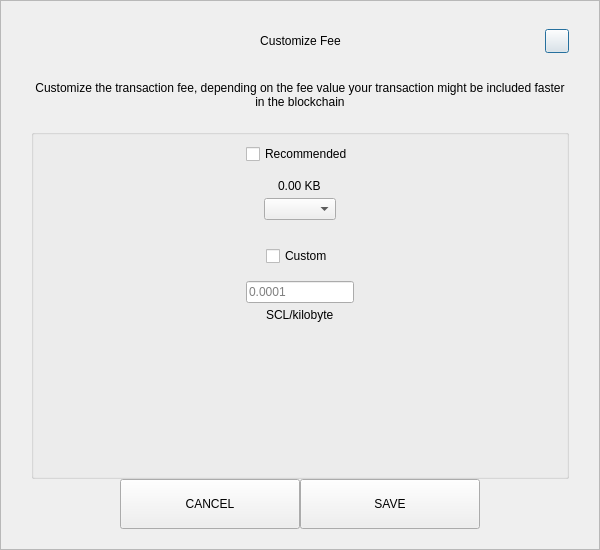
<?xml version="1.0" encoding="UTF-8"?>
<ui version="4.0">
 <class>SendCustomFeeDialog</class>
 <widget class="QDialog" name="SendCustomFeeDialog">
  <property name="geometry">
   <rect>
    <x>0</x>
    <y>0</y>
    <width>600</width>
    <height>550</height>
   </rect>
  </property>
  <property name="windowTitle">
   <string>Form</string>
  </property>
  <layout class="QVBoxLayout" name="verticalLayout_3">
   <property name="spacing">
    <number>0</number>
   </property>
   <property name="leftMargin">
    <number>0</number>
   </property>
   <property name="topMargin">
    <number>0</number>
   </property>
   <property name="rightMargin">
    <number>0</number>
   </property>
   <property name="bottomMargin">
    <number>0</number>
   </property>
   <item>
    <widget class="QFrame" name="frame">
     <property name="styleSheet">
      <string notr="true"/>
     </property>
     <property name="frameShape">
      <enum>QFrame::StyledPanel</enum>
     </property>
     <property name="frameShadow">
      <enum>QFrame::Raised</enum>
     </property>
     <layout class="QVBoxLayout" name="verticalLayout_2">
      <property name="spacing">
       <number>0</number>
      </property>
      <property name="leftMargin">
       <number>30</number>
      </property>
      <property name="topMargin">
       <number>20</number>
      </property>
      <property name="rightMargin">
       <number>30</number>
      </property>
      <property name="bottomMargin">
       <number>20</number>
      </property>
      <item>
       <layout class="QHBoxLayout" name="horizontalLayout_3">
        <property name="spacing">
         <number>0</number>
        </property>
        <item>
         <spacer name="horizontalSpacer_21">
          <property name="orientation">
           <enum>Qt::Horizontal</enum>
          </property>
          <property name="sizeHint" stdset="0">
           <size>
            <width>40</width>
            <height>20</height>
           </size>
          </property>
         </spacer>
        </item>
        <item>
         <widget class="QLabel" name="labelTitle">
          <property name="minimumSize">
           <size>
            <width>0</width>
            <height>40</height>
           </size>
          </property>
          <property name="maximumSize">
           <size>
            <width>16777215</width>
            <height>40</height>
           </size>
          </property>
          <property name="styleSheet">
           <string notr="true">padding-left:24px;</string>
          </property>
          <property name="text">
           <string>Customize Fee</string>
          </property>
          <property name="alignment">
           <set>Qt::AlignCenter</set>
          </property>
          <property name="margin">
           <number>7</number>
          </property>
         </widget>
        </item>
        <item>
         <spacer name="horizontalSpacer">
          <property name="orientation">
           <enum>Qt::Horizontal</enum>
          </property>
          <property name="sizeHint" stdset="0">
           <size>
            <width>40</width>
            <height>20</height>
           </size>
          </property>
         </spacer>
        </item>
        <item>
         <widget class="QPushButton" name="btnEsc">
          <property name="minimumSize">
           <size>
            <width>24</width>
            <height>24</height>
           </size>
          </property>
          <property name="maximumSize">
           <size>
            <width>24</width>
            <height>24</height>
           </size>
          </property>
          <property name="text">
           <string/>
          </property>
         </widget>
        </item>
       </layout>
      </item>
      <item>
       <spacer name="verticalSpacer_2">
        <property name="orientation">
         <enum>Qt::Vertical</enum>
        </property>
        <property name="sizeType">
         <enum>QSizePolicy::Fixed</enum>
        </property>
        <property name="sizeHint" stdset="0">
         <size>
          <width>20</width>
          <height>20</height>
         </size>
        </property>
       </spacer>
      </item>
      <item>
       <widget class="QLabel" name="labelMessage">
        <property name="text">
         <string>Customize the transaction fee, depending on the fee value your transaction might be included faster in the blockchain</string>
        </property>
        <property name="alignment">
         <set>Qt::AlignCenter</set>
        </property>
        <property name="wordWrap">
         <bool>true</bool>
        </property>
       </widget>
      </item>
      <item>
       <spacer name="verticalSpacer_3">
        <property name="orientation">
         <enum>Qt::Vertical</enum>
        </property>
        <property name="sizeType">
         <enum>QSizePolicy::Fixed</enum>
        </property>
        <property name="sizeHint" stdset="0">
         <size>
          <width>20</width>
          <height>20</height>
         </size>
        </property>
       </spacer>
      </item>
      <item>
       <widget class="QGroupBox" name="groupBox">
        <property name="title">
         <string/>
        </property>
        <layout class="QVBoxLayout" name="verticalLayout">
         <property name="leftMargin">
          <number>12</number>
         </property>
         <property name="rightMargin">
          <number>12</number>
         </property>
         <item>
          <layout class="QVBoxLayout" name="verticalLayout_4">
           <property name="spacing">
            <number>5</number>
           </property>
           <item alignment="Qt::AlignHCenter">
            <widget class="QCheckBox" name="checkBoxRecommended">
             <property name="text">
              <string>Recommended</string>
             </property>
            </widget>
           </item>
           <item>
            <spacer name="verticalSpacer_5">
             <property name="orientation">
              <enum>Qt::Vertical</enum>
             </property>
             <property name="sizeType">
              <enum>QSizePolicy::Fixed</enum>
             </property>
             <property name="sizeHint" stdset="0">
              <size>
               <width>20</width>
               <height>10</height>
              </size>
             </property>
            </spacer>
           </item>
           <item alignment="Qt::AlignHCenter">
            <widget class="QLabel" name="labelFee">
             <property name="text">
              <string>0.00 KB</string>
             </property>
            </widget>
           </item>
           <item alignment="Qt::AlignHCenter">
            <widget class="QComboBox" name="comboBoxRecommended"/>
           </item>
          </layout>
         </item>
         <item>
          <spacer name="verticalSpacer">
           <property name="orientation">
            <enum>Qt::Vertical</enum>
           </property>
           <property name="sizeType">
            <enum>QSizePolicy::Fixed</enum>
           </property>
           <property name="sizeHint" stdset="0">
            <size>
             <width>20</width>
             <height>20</height>
            </size>
           </property>
          </spacer>
         </item>
         <item>
          <layout class="QVBoxLayout" name="verticalLayout_5">
           <property name="spacing">
            <number>5</number>
           </property>
           <item alignment="Qt::AlignHCenter">
            <widget class="QCheckBox" name="checkBoxCustom">
             <property name="text">
              <string>Custom</string>
             </property>
            </widget>
           </item>
           <item>
            <spacer name="verticalSpacer_6">
             <property name="orientation">
              <enum>Qt::Vertical</enum>
             </property>
             <property name="sizeType">
              <enum>QSizePolicy::Fixed</enum>
             </property>
             <property name="sizeHint" stdset="0">
              <size>
               <width>20</width>
               <height>10</height>
              </size>
             </property>
            </spacer>
           </item>
           <item alignment="Qt::AlignHCenter">
            <widget class="QLineEdit" name="lineEditCustomFee">
             <property name="placeholderText">
              <string notr="true">0.0001</string>
             </property>
            </widget>
           </item>
           <item alignment="Qt::AlignHCenter">
            <widget class="QLabel" name="labelCustomFee">
             <property name="text">
              <string>SCL/kilobyte</string>
             </property>
            </widget>
           </item>
          </layout>
         </item>
         <item>
          <spacer name="verticalSpacer_4">
           <property name="orientation">
            <enum>Qt::Vertical</enum>
           </property>
           <property name="sizeHint" stdset="0">
            <size>
             <width>20</width>
             <height>40</height>
            </size>
           </property>
          </spacer>
         </item>
        </layout>
       </widget>
      </item>
      <item>
       <layout class="QHBoxLayout" name="horizontalLayout" stretch="1,2,2,1">
        <item>
         <spacer name="horizontalSpacer1">
          <property name="orientation">
           <enum>Qt::Horizontal</enum>
          </property>
          <property name="sizeHint" stdset="0">
           <size>
            <width>40</width>
            <height>20</height>
           </size>
          </property>
         </spacer>
        </item>
        <item>
         <widget class="QPushButton" name="btnCancel">
          <property name="minimumSize">
           <size>
            <width>180</width>
            <height>50</height>
           </size>
          </property>
          <property name="focusPolicy">
           <enum>Qt::NoFocus</enum>
          </property>
          <property name="text">
           <string>CANCEL</string>
          </property>
         </widget>
        </item>
        <item>
         <widget class="QPushButton" name="btnSave">
          <property name="minimumSize">
           <size>
            <width>180</width>
            <height>50</height>
           </size>
          </property>
          <property name="focusPolicy">
           <enum>Qt::NoFocus</enum>
          </property>
          <property name="text">
           <string>SAVE</string>
          </property>
         </widget>
        </item>
        <item>
         <spacer name="horizontalSpacer_2">
          <property name="orientation">
           <enum>Qt::Horizontal</enum>
          </property>
          <property name="sizeHint" stdset="0">
           <size>
            <width>40</width>
            <height>20</height>
           </size>
          </property>
         </spacer>
        </item>
       </layout>
      </item>
     </layout>
    </widget>
   </item>
  </layout>
 </widget>
 <resources/>
 <connections/>
</ui>
